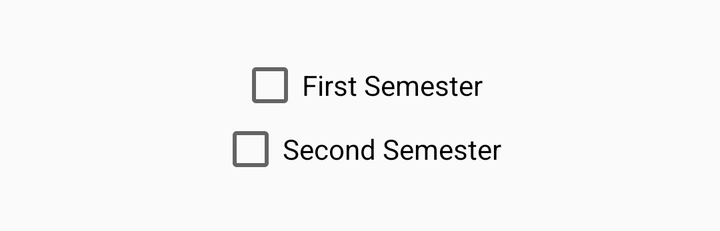
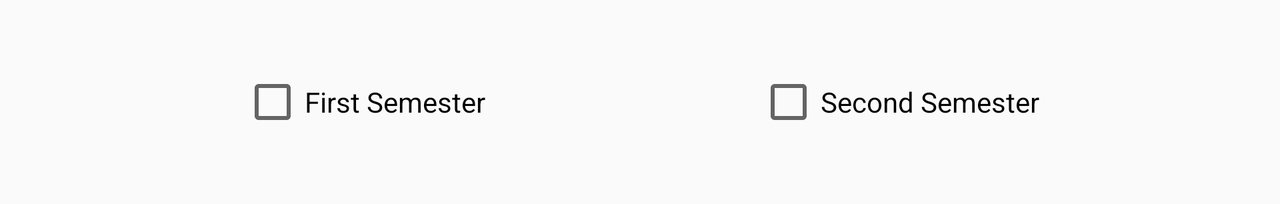

One screen, two layout resources from the same app: the default and the repository's alternative for another configuration. Each is rendered where Android would select it; the XML of both is given below.
<!-- AndroidManifest.xml: application theme Theme.FUPREGPACalculator -->
<!-- res/layout/holder_intro_level.xml -->
<?xml version="1.0" encoding="utf-8"?>
<androidx.constraintlayout.widget.ConstraintLayout xmlns:android="http://schemas.android.com/apk/res/android"
    xmlns:app="http://schemas.android.com/apk/res-auto"
    android:layout_width="match_parent"
    android:layout_height="wrap_content"
    android:padding="5dp"
    android:layout_marginBottom="20dp">

    <TextView
        android:id="@+id/intro_level_name"
        android:layout_width="wrap_content"
        android:layout_height="wrap_content"
        android:gravity="center"
        app:layout_constraintEnd_toEndOf="parent"
        app:layout_constraintStart_toStartOf="parent"
        app:layout_constraintTop_toTopOf="parent"
        style="@style/GPACalculatorHeaderTextView"/>

    <CheckBox
        android:id="@+id/first_semester_check_box"
        android:layout_width="wrap_content"
        android:layout_height="wrap_content"
        android:gravity="center"
        android:text="@string/first_semester_label"
        app:layout_constraintTop_toBottomOf="@+id/intro_level_name"
        app:layout_constraintStart_toStartOf="parent"
        app:layout_constraintEnd_toEndOf="parent"/>

    <CheckBox
        android:id="@+id/second_semester_check_box"
        android:layout_width="wrap_content"
        android:layout_height="wrap_content"
        android:gravity="center"
        android:text="@string/second_semester_label"
        app:layout_constraintTop_toBottomOf="@+id/first_semester_check_box"
        app:layout_constraintStart_toStartOf="parent"
        app:layout_constraintEnd_toEndOf="parent"
        app:layout_constraintBottom_toBottomOf="parent"/>

</androidx.constraintlayout.widget.ConstraintLayout>
<!-- resources referenced by this layout -->
<resources>
  <string name="first_semester_label">First Semester</string>
  <string name="second_semester_label">Second Semester</string>
  <style name="GPACalculatorHeaderTextView" parent="Widget.AppCompat.TextView">
          <item name="android:textSize">16sp</item>
          <item name="android:textStyle">bold</item>
          <item name="android:textColor">@color/blue</item>
      </style>
  <style name="Theme.FUPREGPACalculator" parent="Theme.AppCompat.DayNight">
          
          <item name="colorPrimary">@color/blue</item>
          <item name="colorPrimaryVariant">@color/mid_blue</item>
          <item name="colorOnPrimary">@color/grey</item>
  
          
          <item name="colorSecondary">@color/blue</item>
          <item name="colorSecondaryVariant">@color/mid_blue</item>
          <item name="colorOnSecondary">@color/black</item>
  
          
          <item name="android:statusBarColor" tools:targetApi="l">?attr/colorPrimaryVariant</item>
  
          
          <item name="buttonStyle">@style/GPACalculatorButton</item>
          <item name="editTextStyle">@style/GPACalculatorEditText</item>
          <item name="spinnerStyle">@style/GPACalculatorSpinner</item>
          <item name="android:textViewStyle">@style/GPACalculatorTextView</item>
      </style>
  <color name="blue">#0052DC</color>
  <color name="mid_blue">#0C66FF</color>
  <color name="grey">#E6E6E6</color>
  <color name="black">#FF000000</color>
  <style name="GPACalculatorButton" parent="Widget.AppCompat.Button">
          <item name="android:background">@color/light_blue</item>
          <item name="android:textColor">@color/blue</item>
          <item name="android:paddingLeft">20dp</item>
          <item name="android:paddingRight">20dp</item>
          <item name="android:textAllCaps">false</item>
          <item name="android:textSize">14sp</item>
      </style>
  <style name="GPACalculatorEditText" parent="Widget.AppCompat.EditText">
          <item name="android:background">@drawable/input_border</item>
          <item name="android:padding">20dp</item>
          <item name="android:textSize">14sp</item>
      </style>
  <!-- from res/values-v17/ -->
  <style name="GPACalculatorSpinner" parent="Widget.AppCompat.Spinner">
          <item name="android:background">@drawable/spinner_background</item>
          <item name="android:padding">20dp</item>
          <item name="android:textAlignment">center</item>
      </style>
  <style name="GPACalculatorTextView" parent="Widget.AppCompat.TextView">
          <item name="android:textSize">14sp</item>
      </style>
  <color name="light_blue">#D9E2F3</color>
  <!-- drawable input_border (drawable) -->
  <shape
      xmlns:android="http://schemas.android.com/apk/res/android"
      android:shape="rectangle">
      <solid
          android:color="@android:color/transparent"/>
  
      <corners
          android:bottomRightRadius="12dp"
          android:bottomLeftRadius="12dp"
          android:topLeftRadius="12dp"
          android:topRightRadius="12dp"/>
      <stroke
          android:color="@color/grey"
          android:width="1dp"/>
  </shape>
  <!-- drawable spinner_background (drawable) -->
  <layer-list xmlns:android="http://schemas.android.com/apk/res/android">
          <item>
              <shape
                  android:shape="rectangle">
                  <solid
                      android:color="@android:color/transparent"/>
  
                  <corners
                      android:bottomRightRadius="12dp"
                      android:bottomLeftRadius="12dp"
                      android:topLeftRadius="12dp"
                      android:topRightRadius="12dp"/>
                  <stroke
                      android:color="@color/grey"
                      android:width="1dp"/>
              </shape>
          </item>
  
          <item android:right="5dp">
              <bitmap android:gravity="right" android:src="@drawable/ic_drop_down"/>
          </item>
      </layer-list>
  <!-- drawable ic_drop_down: png bitmap (drawable, 128 bytes) -->
</resources>
<!-- res/layout-land/holder_intro_level.xml (the repository's variant of the layout above) -->
<!-- drawn on the phone turned sideways -->
<?xml version="1.0" encoding="utf-8"?>
<androidx.constraintlayout.widget.ConstraintLayout xmlns:android="http://schemas.android.com/apk/res/android"
    xmlns:app="http://schemas.android.com/apk/res-auto"
    android:layout_width="match_parent"
    android:layout_height="wrap_content"
    android:padding="5dp"
    android:layout_marginBottom="30dp">

    <TextView
        android:id="@+id/intro_level_name"
        android:layout_width="wrap_content"
        android:layout_height="wrap_content"
        android:gravity="center"
        app:layout_constraintEnd_toEndOf="parent"
        app:layout_constraintStart_toStartOf="parent"
        app:layout_constraintTop_toTopOf="parent"
        style="@style/GPACalculatorHeaderTextView"/>

    <CheckBox
        android:id="@+id/first_semester_check_box"
        android:layout_width="wrap_content"
        android:layout_height="wrap_content"
        android:layout_marginTop="30dp"
        android:layout_marginEnd="10dp"
        android:layout_marginRight="10dp"
        android:text="@string/first_semester_label"
        app:layout_constraintEnd_toStartOf="@id/second_semester_check_box"
        app:layout_constraintStart_toStartOf="parent"
        app:layout_constraintTop_toTopOf="@+id/intro_level_name" />

    <CheckBox
        android:id="@+id/second_semester_check_box"
        android:layout_width="wrap_content"
        android:layout_height="wrap_content"
        android:layout_marginTop="30dp"
        android:layout_marginLeft="10dp"
        android:layout_marginStart="10dp"
        android:text="@string/second_semester_label"
        app:layout_constraintEnd_toEndOf="parent"
        app:layout_constraintStart_toEndOf="@id/first_semester_check_box"
        app:layout_constraintTop_toTopOf="@+id/intro_level_name" />

</androidx.constraintlayout.widget.ConstraintLayout>
